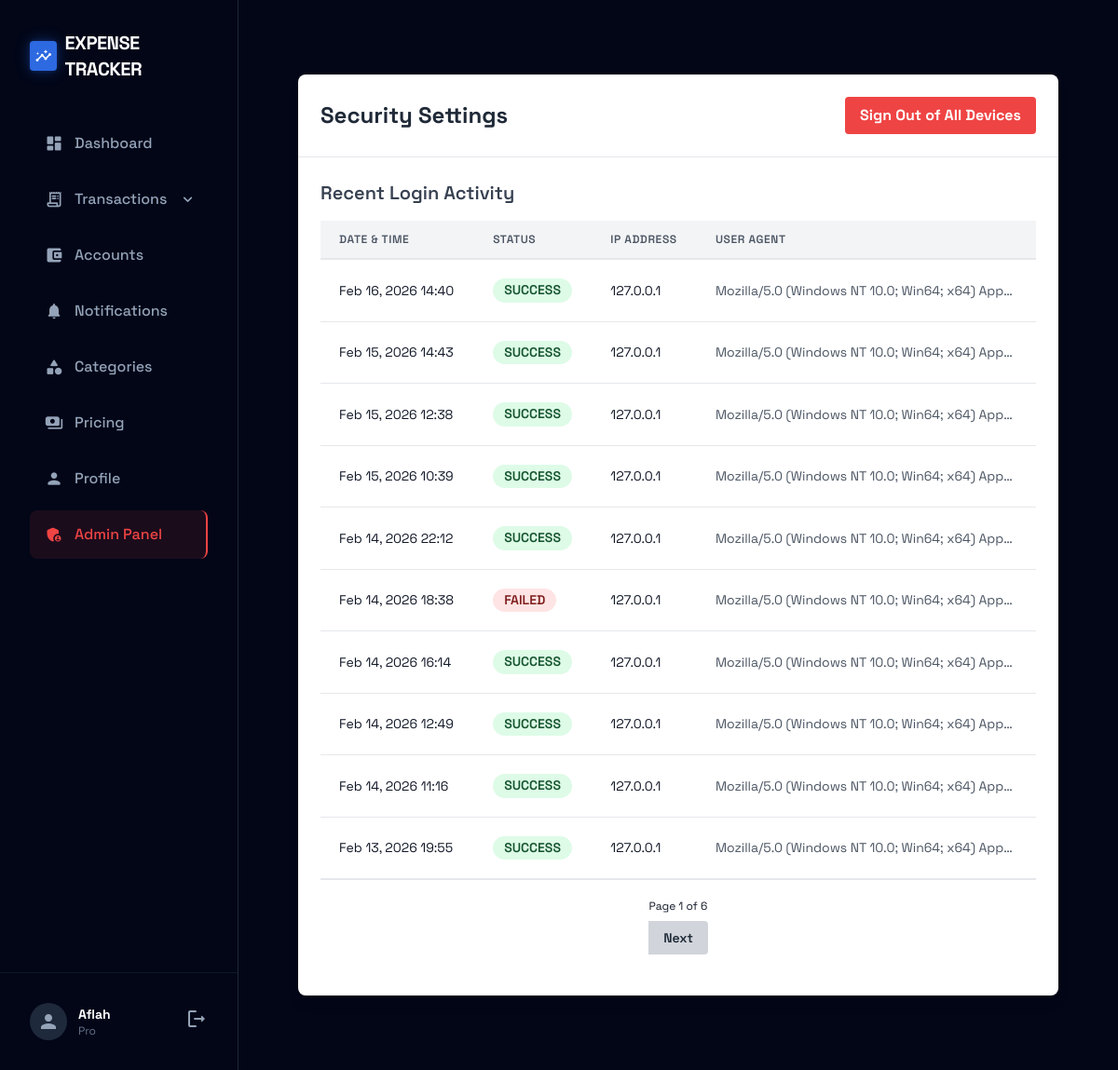
Page /users/security/ (signed in) on the earlier database version.
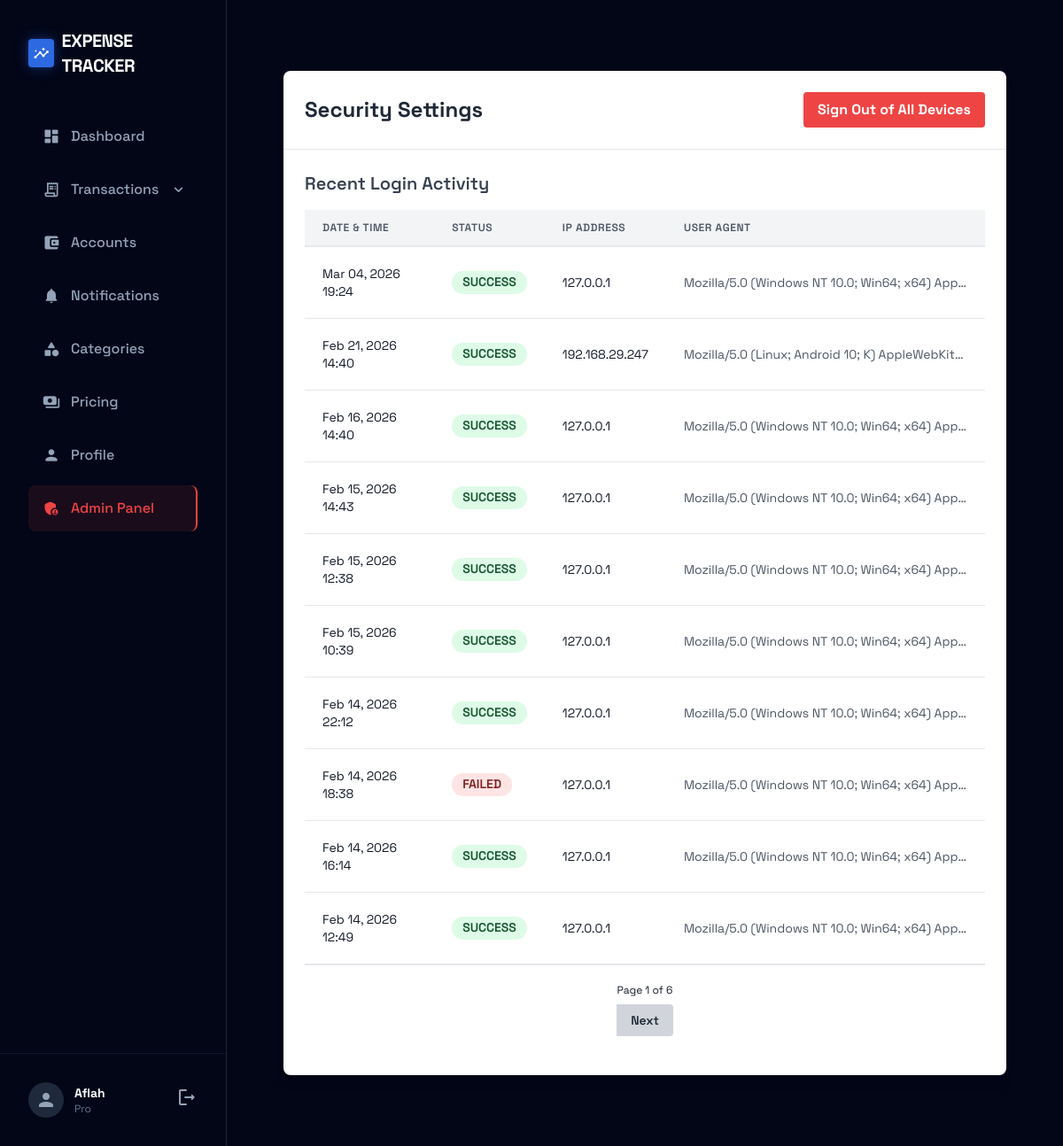
Same page on the later database version.
### apps/users/models.py (models this page shows, shortened)
class CustomUser(AbstractUser):
    email = models.EmailField(unique=True)
    phone = models.CharField(max_length=20, blank=True, null=True)
    is_frozen = models.BooleanField(default=False, help_text="Designates whether this user has been frozen.")
    force_logout_time = models.DateTimeField(null=True, blank=True, help_text="If set, user will be forced to logout if their session started before this time.")

class LoginActivity(models.Model):
    user = models.ForeignKey('users.CustomUser', on_delete=models.CASCADE, related_name='login_history')
    login_datetime = models.DateTimeField(auto_now_add=True)
    ip_address = models.GenericIPAddressField(null=True, blank=True)
    user_agent = models.CharField(max_length=255, null=True, blank=True)
    status = models.CharField(max_length=20, choices=[('SUCCESS', 'Success'), ('FAILED', 'Failed')], default='SUCCESS')
    class Meta:
        ordering = ['-login_datetime']

### apps/subscriptions/models.py (models this page shows, shortened)
class UserSubscription(models.Model):
    STATUS_CHOICES = [
        ('ACTIVE', 'Active'),
        ('CANCELED', 'Canceled'),
        ('EXPIRED', 'Expired'),
    ]
    user = models.OneToOneField(settings.AUTH_USER_MODEL, on_delete=models.CASCADE, related_name='subscription')
    plan = models.ForeignKey(SubscriptionPlan, on_delete=models.PROTECT, related_name='subscriptions')
    status = models.CharField(max_length=20, choices=STATUS_CHOICES, default='ACTIVE')
    payment_status = models.CharField(max_length=20, default='PAID', help_text="Payment status (e.g., PAID, PENDING, FAILED)") # Added
    start_date = models.DateTimeField(default=timezone.now)
    end_date = models.DateTimeField(null=True, blank=True)
    is_active = models.BooleanField(default=True) # Added Redundant with status but requested
    pdf_exports_used = models.PositiveIntegerField(default=0)
    last_usage_reset = models.DateTimeField(default=timezone.now)
    created_at = models.DateTimeField(auto_now_add=True)
    updated_at = models.DateTimeField(auto_now=True)

class SubscriptionPlan(models.Model):
    PLAN_CHOICES = [
        ('BASIC', 'Basic (Free)'),
        ('PLUS', 'Plus'),
        ('PRO', 'Pro'),
    ]
    name = models.CharField(max_length=20, choices=PLAN_CHOICES, unique=True)
    price = models.DecimalField(max_digits=6, decimal_places=2, help_text="Monthly price")
    max_accounts = models.PositiveIntegerField(default=1, null=True, blank=True, help_text="Max number of accounts allowed. None for unlimited.")
    max_shared_accounts = models.PositiveIntegerField(default=0, null=True, blank=True, help_text="Max number of shared accounts allowed. None for unlimited.")
    pdf_export_limit = models.PositiveIntegerField(default=5, null=True, blank=True, help_text="Monthly PDF export limit. None means unlimited.")
    allow_export = models.BooleanField(default=False, help_text="Allow exporting to CSV/Excel") # Previously can_export_csv
    allow_advanced_analytics = models.BooleanField(default=False, help_text="Access to advanced analytics") # Previously has_advanced_analytics
    has_team_collaboration = models.BooleanField(default=False, help_text="Access to team tools")
    has_basic_app_features = models.BooleanField(default=True, help_text="Basic features like adding transactions")
    is_active = models.BooleanField(default=True)
    created_at = models.DateTimeField(auto_now_add=True)
    updated_at = models.DateTimeField(auto_now=True)

### apps/users/views.py (the view)
# urls.py: path('security/', SecuritySettingsView.as_view(), name='security_settings'),
class SecuritySettingsView(LoginRequiredMixin, ListView):
    model = LoginActivity
    template_name = 'users/security_settings.html'
    context_object_name = 'login_history'
    paginate_by = 10
    def get_queryset(self):
        return LoginActivity.objects.filter(user=self.request.user)

### templates/users/security_settings.html (shortened to what this page needs)
{% extends 'base.html' %}
{% block content %}
<div class="container mx-auto px-4 py-8">
    <div class="max-w-4xl mx-auto">
        <div class="bg-white shadow-lg rounded-lg overflow-hidden">
            <div class="p-6 border-b border-gray-200 flex justify-between items-center">
                <h2 class="text-2xl font-bold text-gray-800">Security Settings</h2>
                <a href="{% url 'global_logout' %}"
                    class="bg-red-500 hover:bg-red-600 text-white font-bold py-2 px-4 rounded transition duration-200"
                    onclick="return confirm('Are you sure you want to sign out of all devices? This will invalidate all active sessions.');">
                    Sign Out of All Devices
                </a>
            </div>
            <div class="p-6">
                <h3 class="text-xl font-semibold mb-4 text-gray-700">Recent Login Activity</h3>
                <div class="overflow-x-auto">
                    <table class="min-w-full leading-normal">
                        <thead>
                            <tr>
                                <th
                                    class="px-5 py-3 border-b-2 border-gray-200 bg-gray-100 text-left text-xs font-semibold text-gray-600 uppercase tracking-wider">
                                    Date & Time
                                </th>
                                <th
                                    class="px-5 py-3 border-b-2 border-gray-200 bg-gray-100 text-left text-xs font-semibold text-gray-600 uppercase tracking-wider">
                                    Status
                                </th>
                                <th
                                    class="px-5 py-3 border-b-2 border-gray-200 bg-gray-100 text-left text-xs font-semibold text-gray-600 uppercase tracking-wider">
                                    IP Address
                                </th>
                                <th
                                    class="px-5 py-3 border-b-2 border-gray-200 bg-gray-100 text-left text-xs font-semibold text-gray-600 uppercase tracking-wider">
                                    User Agent
                                </th>
                            </tr>
                        </thead>
                        <tbody>
                            {% for activity in login_history %}
                            <tr>
                                <td class="px-5 py-5 border-b border-gray-200 bg-white text-sm">
                                    <p class="text-gray-900 whitespace-no-wrap">
                                        {{ activity.login_datetime|date:"M d, Y H:i" }}
                                    </p>
                                </td>
                                <td class="px-5 py-5 border-b border-gray-200 bg-white text-sm">
                                    <span
                                        class="relative inline-block px-3 py-1 font-semibold leading-tight {% if activity.status == 'SUCCESS' %}text-green-900{% else %}text-red-900{% endif %}">
                                        <span aria-hidden
                                            class="absolute inset-0 {% if activity.status == 'SUCCESS' %}bg-green-200{% else %}bg-red-200{% endif %} opacity-50 rounded-full"></span>
                                        <span class="relative">{{ activity.status }}</span>
                                    </span>
                                </td>
                                <td class="px-5 py-5 border-b border-gray-200 bg-white text-sm">
                                    <p class="text-gray-900 whitespace-no-wrap">{{ activity.ip_address|default:"-" }}
                                    </p>
                                </td>
                                <td class="px-5 py-5 border-b border-gray-200 bg-white text-sm">
                                    <p class="text-gray-600 whitespace-no-wrap truncate max-w-xs"
                                        title="{{ activity.user_agent }}">
                                        {{ activity.user_agent|default:"-"|truncatechars:50 }}
                                    </p>
                                </td>
                            </tr>
                            {% empty %}
                            <tr>
                                <td colspan="4" class="px-5 py-5 border-b border-gray-200 bg-white text-sm text-center">
                                    No login activity recorded.
                                </td>
                            </tr>
                            {% endfor %}
                        </tbody>
                    </table>
                </div>
                {% if is_paginated %}
                <div
                    class="px-5 py-5 bg-white border-t flex flex-col xs:flex-row items-center xs:justify-between          ">
                    <span class="text-xs xs:text-sm text-gray-900">
                        Page {{ page_obj.number }} of {{ page_obj.paginator.num_pages }}
                    </span>
                    <div class="inline-flex mt-2 xs:mt-0">
                        {% if page_obj.has_next %}
                        <a href="?page={{ page_obj.next_page_number }}"
                            class="text-sm bg-gray-300 hover:bg-gray-400 text-gray-800 font-semibold py-2 px-4 rounded-r">
                            Next
                        </a>
                        {% endif %}
                    </div>
                </div>
                {% endif %}
            </div>
        </div>
    </div>
</div>
{% endblock %}

### templates/base.html (shortened to what this page needs)
{% load static %}
<!DOCTYPE html>
<html class="dark" lang="en">
<head>
    <script src="https://cdn.tailwindcss.com?plugins=forms,container-queries"></script>
    <link rel="stylesheet" href="{% static 'css/style.css' %}">
    <link rel="stylesheet" href="{% static 'css/animations.css' %}">
</head>
<body class="bg-background-light dark:bg-background-dark text-slate-900 dark:text-slate-100 font-display min-h-screen selection:bg-primary selection:text-white page-transition" hx-boost="true">
    {% if user.is_authenticated and not hide_sidebar %}
    <div class="flex min-h-screen">
        <aside class="fixed inset-y-0 left-0 w-64 bg-slate-950 border-r border-slate-800 z-10 hidden lg:block">
            <div class="p-8">
                <div class="flex items-center gap-2 mb-10">
                    <div class="w-8 h-8 bg-primary rounded flex items-center justify-center shadow-neon">
                        <span class="material-icons-round text-white text-lg">insights</span>
                    </div>
                    <span class="text-xl font-bold tracking-tight text-white uppercase">Expense Tracker</span>
                </div>
                <nav class="space-y-2">
                    <a class="flex items-center gap-3 px-4 py-3 rounded-lg {% if request.resolver_match.url_name == 'dashboard' %}bg-primary/10 text-primary border-r-2 border-primary{% else %}text-slate-400 hover:text-white hover:bg-slate-900{% endif %} transition-all hover-scale" href="{% url 'dashboard' %}">
                        <span class="material-icons-round text-xl">dashboard</span>
                        <span class="font-medium">Dashboard</span>
                    </a>
                    <details class="group" {% if 'transaction' in request.path %}open{% endif %}>
                        <summary class="flex items-center gap-3 px-4 py-3 rounded-lg cursor-pointer list-none {% if 'transaction' in request.path %}bg-slate-900 text-white{% else %}text-slate-400 hover:text-white hover:bg-slate-900{% endif %} transition-all select-none hover-scale">
                            <span class="material-icons-round text-xl">receipt_long</span>
                            <span class="font-medium flex-1">Transactions</span>
                            <span class="material-icons-round text-xl transition-transform duration-200 group-open:-rotate-180">expand_more</span>
                        </summary>
                    </details>
                    <a class="flex items-center gap-3 px-4 py-3 rounded-lg {% if 'accounts' in request.path %}bg-primary/10 text-primary border-r-2 border-primary{% else %}text-slate-400 hover:text-white hover:bg-slate-900{% endif %} transition-all hover-scale" href="{% url 'manage_accounts' %}">
                        <span class="material-icons-round text-xl">account_balance_wallet</span>
                        <span class="font-medium">Accounts</span>
                    </a>
                    <a class="flex items-center gap-3 px-4 py-3 rounded-lg {% if 'notifications' in request.path %}bg-primary/10 text-primary border-r-2 border-primary{% else %}text-slate-400 hover:text-white hover:bg-slate-900{% endif %} transition-all hover-scale" href="{% url 'notifications:list' %}">
                        <span class="material-icons-round text-xl">notifications</span>
                        <span class="font-medium">Notifications</span>
                    </a>
                    <a class="flex items-center gap-3 px-4 py-3 rounded-lg {% if 'categories' in request.path %}bg-primary/10 text-primary border-r-2 border-primary{% else %}text-slate-400 hover:text-white hover:bg-slate-900{% endif %} transition-all hover-scale" href="{% url 'category_list' %}">
                        <span class="material-icons-round text-xl">category</span>
                        <span class="font-medium">Categories</span>
                    </a>
                    <a class="flex items-center gap-3 px-4 py-3 rounded-lg {% if 'pricing' in request.path %}bg-primary/10 text-primary border-r-2 border-primary{% else %}text-slate-400 hover:text-white hover:bg-slate-900{% endif %} transition-all hover-scale" href="{% url 'pricing' %}">
                        <span class="material-icons-round text-xl">payments</span>
                        <span class="font-medium">Pricing</span>
                    </a>
                    <a class="flex items-center gap-3 px-4 py-3 rounded-lg {% if 'profile' in request.path %}bg-primary/10 text-primary border-r-2 border-primary{% else %}text-slate-400 hover:text-white hover:bg-slate-900{% endif %} transition-all hover-scale" href="{% url 'profile' %}">
                        <span class="material-icons-round text-xl">person</span>
                        <span class="font-medium">Profile</span>
                    </a>
                    {% if user.is_staff or user.is_superuser %}
                    <a class="flex items-center gap-3 px-4 py-3 rounded-lg bg-red-500/10 text-red-500 border-r-2 border-red-500 transition-all mt-4 hover-scale" href="/custom-admin/">
                        <span class="material-icons-round text-xl">admin_panel_settings</span>
                        <span class="font-medium">Admin Panel</span>
                    </a>
                    {% endif %}
                </nav>
            </div>
            <div class="absolute bottom-0 left-0 w-full p-8 border-t border-slate-900">
                <div class="flex items-center justify-between gap-3">
                    <div class="flex items-center gap-3">
                        <div class="w-10 h-10 rounded-full bg-slate-800 overflow-hidden flex items-center justify-center">
                            {% if user.profile.avatar %}
                                <img src="{{ user.profile.avatar.url }}" alt="Profile" class="w-full h-full object-cover">
                            {% else %}
                                <span class="material-icons text-slate-400">person</span>
                            {% endif %}
                        </div>
                        <div class="overflow-hidden">
                            <p class="text-sm font-bold text-white truncate w-24">{{ user.username }}</p>
                            <p class="text-xs text-slate-500">{{ user.subscription.plan.get_name_display }}</p>
                        </div>
                    </div>
                     <form action="{% url 'logout' %}" method="post">
                        <button type="submit" class="text-slate-400 hover:text-white transition-colors" title="Logout">
                            <span class="material-icons-round">logout</span>
                        </button>
                    </form>
                </div>
            </div>
        </aside>
        <main class="lg:ml-64 flex-1 p-6 lg:p-12 pb-24 lg:pb-12 bg-slate-950 relative overflow-hidden min-h-screen w-full">
    {% endif %}
    {% block content %}{% endblock %}
    {% if user.is_authenticated and not hide_sidebar %}
        </main>
    </div>
    {% endif %}
</body>
</html>

Differences in the rows shown:
no longer on this page (row unchanged): LoginActivity: login_datetime "Feb 14, 2026 11:16", status "SUCCESS", ip_address "127.0.0.1", user_agent "Mozilla/5.0 (Windows NT 10.0; Win64; x64) App…"
no longer on this page (row unchanged): LoginActivity: login_datetime "Feb 13, 2026 19:55", status "SUCCESS", ip_address "127.0.0.1", user_agent "Mozilla/5.0 (Windows NT 10.0; Win64; x64) App…"
added LoginActivity: login_datetime "Mar 04, 2026 19:24", status "SUCCESS", ip_address "127.0.0.1", user_agent "Mozilla/5.0 (Windows NT 10.0; Win64; x64) App…"
added LoginActivity: login_datetime "Feb 21, 2026 14:40", status "SUCCESS", ip_address "192.168.29.247", user_agent "Mozilla/5.0 (Linux; Android 10; K) AppleWebKit…"
